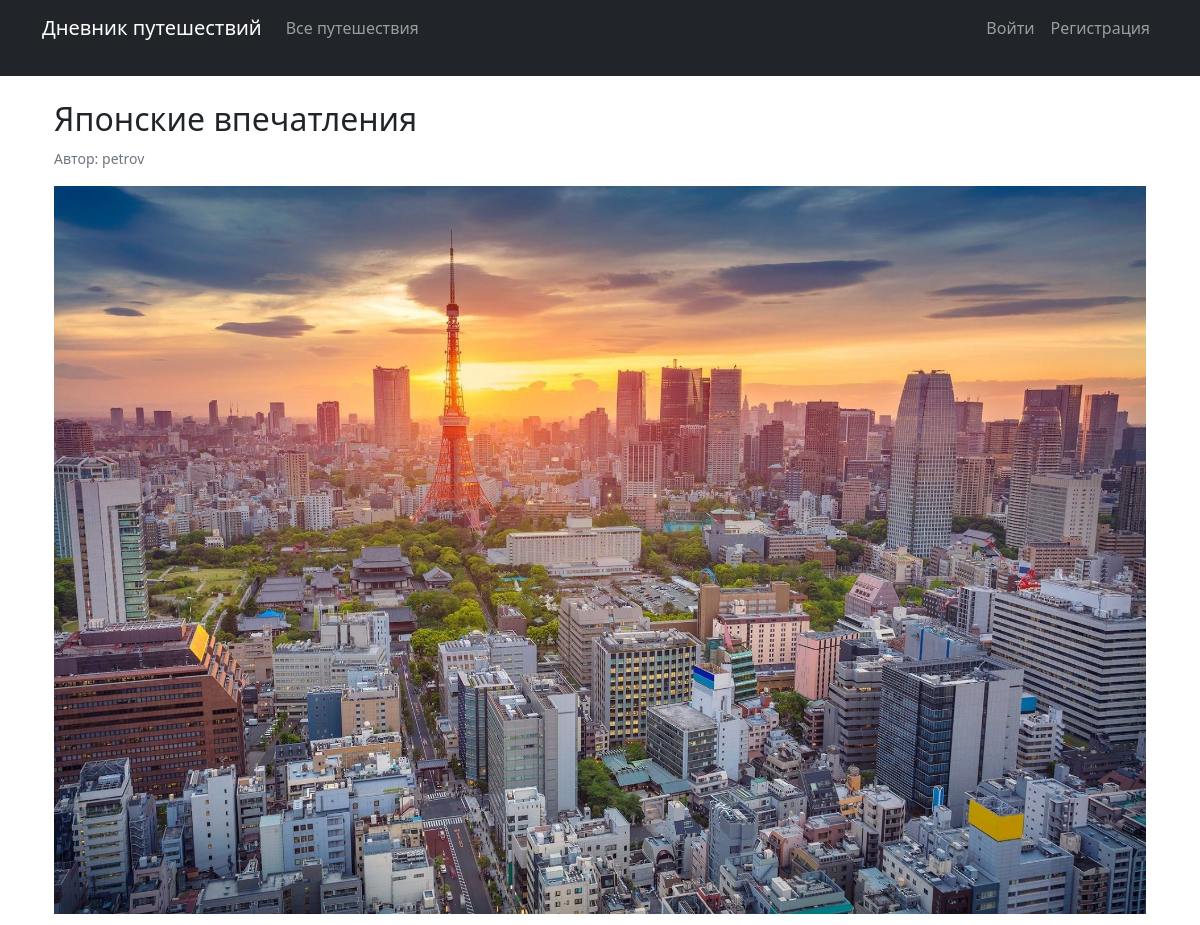
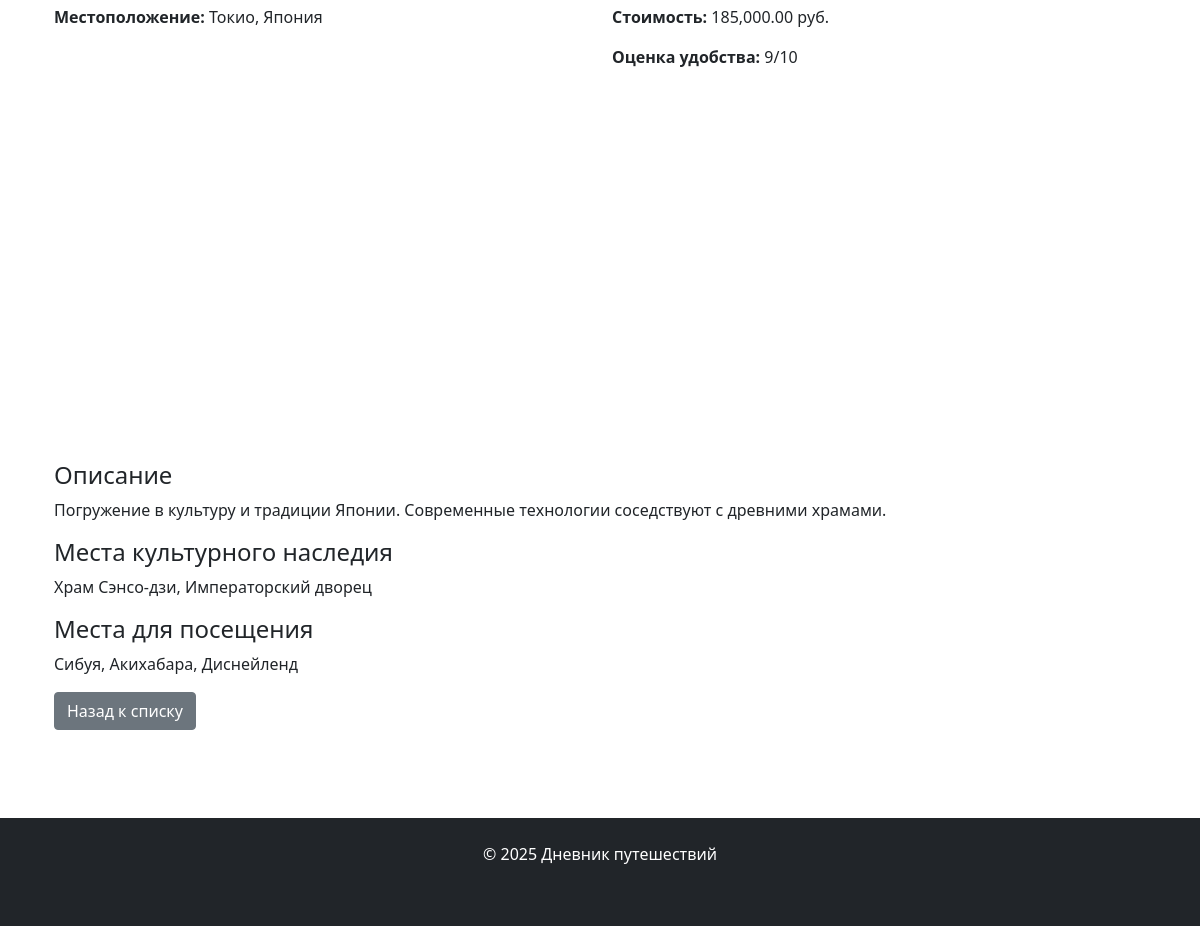
The page /trip_detail.php?id=4 on the database its author committed (2 pictures, top to bottom).
### tables this page shows
CREATE TABLE `trips` (
  `id` int(11) NOT NULL,
  `user_id` int(11) NOT NULL,
  `title` varchar(100) NOT NULL,
  `location` varchar(100) NOT NULL,
  `latitude` decimal(10,8) DEFAULT NULL,
  `longitude` decimal(11,8) DEFAULT NULL,
  `description` text NOT NULL,
  `cost` decimal(10,2) DEFAULT NULL,
  `heritage_sites` text DEFAULT NULL,
  `visit_places` text DEFAULT NULL,
  `comfort_rating` int(11) DEFAULT NULL,
  `image_path` varchar(255) DEFAULT NULL,
  `created_at` datetime DEFAULT current_timestamp()
);

CREATE TABLE `users` (
  `id` int(11) NOT NULL,
  `username` varchar(50) NOT NULL,
  `email` varchar(100) NOT NULL,
  `password` varchar(255) NOT NULL,
  `created_at` datetime DEFAULT current_timestamp()
);

### trip_detail.php (the view, shortened to what this page needs)
<?php
require_once 'config/database.php';
$trip_id = intval($_GET['id']);
try {
    $stmt = $pdo->prepare("SELECT t.*, u.username FROM trips t JOIN users u ON t.user_id = u.id WHERE t.id = ?");
    $stmt->execute([$trip_id]);
    $trip = $stmt->fetch();
} catch (PDOException $e) {
    die("Ошибка при получении путешествия: " . $e->getMessage());
}
require_once 'includes/header.php';
?>
<div class="container">
    <h2><?php echo htmlspecialchars($trip['title']); ?></h2>
    <p><small class="text-muted">Автор: <?php echo htmlspecialchars($trip['username']); ?></small></p>
    <?php if ($trip['image_path']): ?>
        <img src="<?php echo htmlspecialchars($trip['image_path']); ?>" class="img-fluid mb-3" alt="<?php echo htmlspecialchars($trip['title']); ?>">
    <?php endif; ?>
    <div class="row mb-3">
        <div class="col-md-6">
            <p><strong>Местоположение:</strong> <?php echo htmlspecialchars($trip['location']); ?></p>
            <?php if ($trip['latitude'] && $trip['longitude']): ?>
                <div id="map" style="height: 400px; width: 100%;"></div>
            <?php endif; ?>
        </div>
        <div class="col-md-6">
            <?php if ($trip['cost']): ?>
                <p><strong>Стоимость:</strong> <?php echo number_format($trip['cost'], 2); ?> руб.</p>
            <?php endif; ?>
            <?php if ($trip['comfort_rating']): ?>
                <p><strong>Оценка удобства:</strong> <?php echo $trip['comfort_rating']; ?>/10</p>
            <?php endif; ?>
        </div>
    </div>
    <div class="mb-3">
        <h4>Описание</h4>
        <p><?php echo nl2br(htmlspecialchars($trip['description'])); ?></p>
    </div>
    <?php if ($trip['heritage_sites']): ?>
        <div class="mb-3">
            <h4>Места культурного наследия</h4>
            <p><?php echo nl2br(htmlspecialchars($trip['heritage_sites'])); ?></p>
        </div>
    <?php endif; ?>
    <?php if ($trip['visit_places']): ?>
        <div class="mb-3">
            <h4>Места для посещения</h4>
            <p><?php echo nl2br(htmlspecialchars($trip['visit_places'])); ?></p>
        </div>
    <?php endif; ?>
    <a href="view_trips.php" class="btn btn-secondary">Назад к списку</a>
</div>
<?php require_once 'includes/footer.php'; ?>

### css/style.css (style rules this page uses)
html, body { height: 100%; margin: 0; }
body { display: flex; flex-direction: column; min-height: 100vh; }
.container { flex: 1 0 auto; padding-bottom: 20px; }

### rows shown on the page
trips: title "Японские впечатления", user.username "petrov", image_path (picture), location "Токио, Япония", cost "185,000.00", comfort_rating "9", description "Погружение в культуру и традиции Японии. Современные технологии соседствуют с древними храмами.", heritage_sites "Храм Сэнсо-дзи, Императорский дворец", visit_places "Сибуя, Акихабара, Диснейленд"
